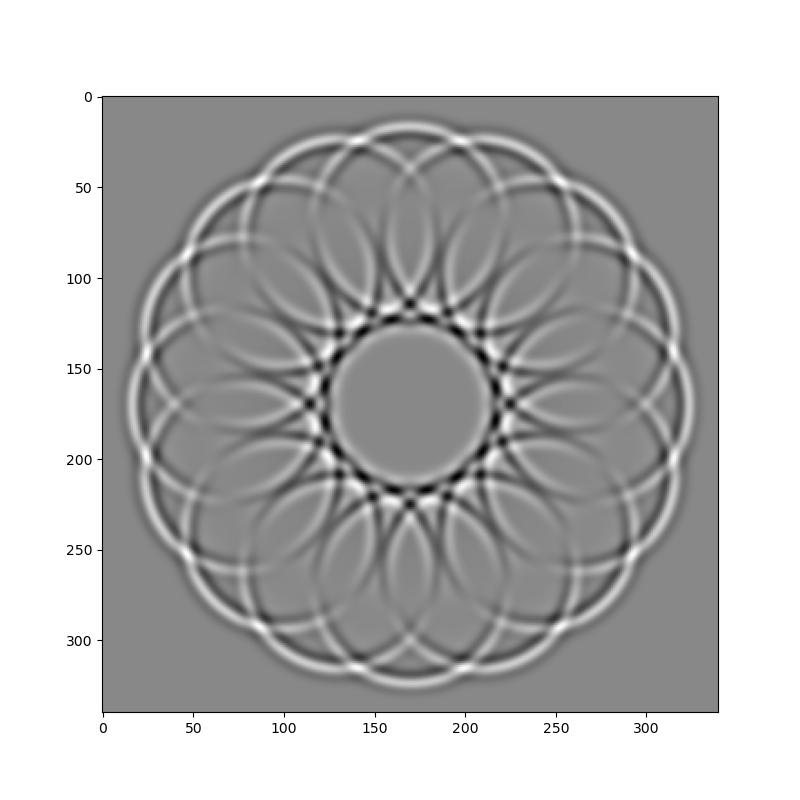

Python code for this plot:
import math
import torch
import matplotlib.pyplot as plt
import deepwave
from deepwave import scalar

device = torch.device('cuda' if torch.cuda.is_available()
                      else 'cpu')
ny = 300
nx = 300
dx = 4.0
v = torch.ones(ny, nx, device=device) * 1500

freq = 25
nt = 50
dt = 0.004
peak_time = 1.5 / freq

cy, cx = (ny/2, nx/2)  # center of circle
radius = ny/3  # radius of circle
n_shots = 1
n_source_locations = 16
# multiply the number of sources per shot by two because we pass two
# at each location to the Hicks function. One of these two will be
# oriented in the y dimension and the other in the x dimension. By
# adjusting the relative amplitude of these two sources we can
# simulate an oriented source.
n_sources_per_shot = n_source_locations * 2

# source_amplitudes
source_amplitudes = (
    deepwave.wavelets.ricker(freq, nt, dt, peak_time)
    .reshape(1, 1, -1)
    .repeat(n_shots, n_sources_per_shot, 1)
    .to(device)
)

source_locations = torch.zeros(n_shots, n_sources_per_shot, 2,
                               dtype=torch.long, device=device)

for l in range(n_source_locations):
    angle = l / n_source_locations * 2 * math.pi
    source_locations[0, l*2:(l+1)*2, 0] = (
        math.sin(angle) * radius + cy
    )
    source_locations[0, l*2:(l+1)*2, 1] = (
        math.cos(angle) * radius + cx
    )
    source_amplitudes[0, l*2] *= math.sin(angle)
    source_amplitudes[0, l*2+1] *= math.cos(angle)

source_monopole = torch.zeros(n_shots, n_sources_per_shot,
                              dtype=torch.bool, device=device)
source_dipole_dim = torch.zeros(n_shots, n_sources_per_shot,
                                dtype=torch.int, device=device)

source_dipole_dim[0, 1::2] = 1  # every second source is x-oriented
hicks_source = deepwave.location_interpolation.Hicks(
    source_locations,
    monopole=source_monopole,
    dipole_dim=source_dipole_dim,
)

hicks_source_locations = hicks_source.get_locations()
hicks_source_amplitudes = hicks_source.source(source_amplitudes)

out = scalar(v, dx, dt, source_amplitudes=hicks_source_amplitudes,
             source_locations=hicks_source_locations,
             pml_freq=freq)

# Plot wavefield
wavefield = out[0]
plt.figure(figsize=(8, 8))
plt.imshow(wavefield[0].cpu(), cmap='gray')
plt.savefig('example_location_interpolation_circle.jpg')
